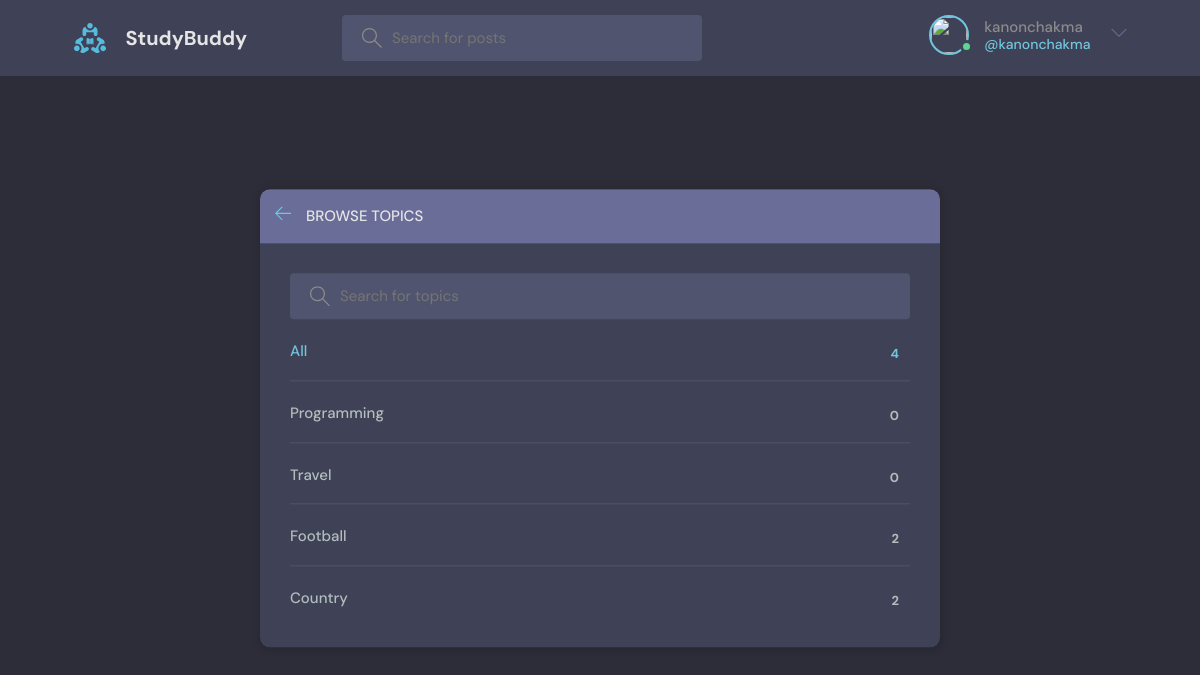
The app's page /topics/ (signed in) with its own data.
### base/models.py (models this page shows, shortened)
class Topic(models.Model):
    name = models.CharField(max_length=200)

### base/views.py (the view)
# urls.py: path("topics/", topicsPage, name="topics"),
def topicsPage(request):
    q = request.GET.get("q") if request.GET.get("q") != None else ""
    topics = Topic.objects.filter(name__icontains=q)
    return render(request, "base/topics.html", {"topics": topics})

### base/templates/base/topics.html (shortened to what this page needs)
{% extends 'main.html' %}
{% block content %}
<main class="create-room layout">
  <div class="container">
    <div class="layout__box">
      <div class="layout__boxHeader">
        <div class="layout__boxTitle">
          <a href="{% url 'home' %}">
            <svg version="1.1" xmlns="http://www.w3.org/2000/svg" width="32" height="32" viewBox="0 0 32 32">
              <title>arrow-left</title>
              <path
                d="M13.723 2.286l-13.723 13.714 13.719 13.714 1.616-1.611-10.96-10.96h27.625v-2.286h-27.625l10.965-10.965-1.616-1.607z">
              </path>
            </svg>
          </a>
          <h3>Browse Topics</h3>
        </div>
      </div>
      <div class="topics-page layout__body">
        <form action="" method="GET" class="header__search">
          <label>
            <input name="q" placeholder="Search for topics" />
          </label>
        </form>
        <ul class="topics__list">
          <li>
            <a href="{% url 'topics' %}" class="active">All <span>{{topics.count}}</span></a>
          </li>
          {% for topic in topics %}
          <li>
            <a href="{% url 'home' %}?q={{topic.name}}">{{ topic.name }} <span>{{topic.room_set.all.count}}</span></a>
          </li>
          {% endfor %}
        </ul>
      </div>
    </div>
  </div>
</main>
{% endblock content %}

### templates/main.html (shortened to what this page needs)
<!DOCTYPE html>
{% load static %}
<html lang="en">
<head>
    <link rel="stylesheet" href="{% static 'styles/style.css' %}" />
</head>
<body>
    {% include 'navbar.html' %}
    {% block content %}
    {% endblock %}
</body>

### templates/navbar.html (shortened to what this page needs)
{% load static %}
<header class="header header--loggedIn">
    <div class="container">
        <a href="{% url 'home' %}" class="header__logo">
            <img src="{% static 'images/logo.svg' %}" />
            <h1>StudyBuddy</h1>
        </a>
        <form class="header__search" method="GET" action="{% url 'home' %}">
            <label>
                <input name="q" placeholder="Search for posts" />
            </label>
        </form>
        <nav class="header__menu">
            {% if request.user.is_authenticated %}
            <div class="header__user">
                <a href="{% url 'update-user' %}">
                    <div class="avatar avatar--medium active">
                        <img src="{{request.user.avatar.url}}" />
                    </div>
                    <p>{{request.user.username}} <span>@{{request.user.username}}</span></p>
                </a>
                <button class="dropdown-button">
                    <svg version="1.1" xmlns="http://www.w3.org/2000/svg" width="32" height="32" viewBox="0 0 32 32">
                        <title>chevron-down</title>
                        <path d="M16 21l-13-13h-3l16 16 16-16h-3l-13 13z"></path>
                    </svg>
                </button>
            </div>
            {% else %}
            <a href="{% url 'login' %}">
                <img src="{% static 'images/avatar.svg' %}" />
                <p>Login</p>
            </a>
            {% endif %}
        </nav>
    </div>
</header>

### static/styles/style.css (style rules this page uses)
:root { --color-main: #71c6dd; --color-main-light: #e1f6fb; --color-dark: #3f4156; --color-dark-medium: #51546e; --color-dark-light: #696d97; --color-light: #e5e5e5; --color-gray: #8b8b8b; --color-light-gray: #b2bdbd; --color-bg: #2d2d39; --color-success: #5dd693; --color-error: #fc4b0b; }
* { font-family: "DM Sans", -apple-system, BlinkMacSystemFont, "Segoe UI", Roboto, Oxygen, Ubuntu, Cantarell, "Open Sans", "Helvetica Neue", sans-serif; margin: 0; padding: 0; box-sizing: border-box; text-rendering: optimizeLegibility; font-size: inherit; }
html { font-size: 56.25%; }
@media only screen and (min-width: 1200px) { html { font-size: 62.5%; } }
body { line-height: 1.6; font-weight: 400; font-size: 1.5rem; color: var(--color-light-gray); background-color: var(--color-bg); min-height: 100vh; }
img { width: 100%; }
a { display: inline-block; color: var(--color-main); text-decoration: none; }
.container { max-width: 120rem; width: 90%; margin: auto; }
.avatar { position: relative; display: inline-block; border-radius: 50%; border: 2px solid var(--color-main); }
.avatar img { display: block; border-radius: 50%; object-fit: cover; object-position: center; }
.avatar::after { content: ""; display: block; position: absolute; background-color: var(--color-gray); z-index: 111; border-radius: 50%; border: 0.3rem solid var(--color-dark); }
.avatar.active::after { background-color: var(--color-success); }
.avatar.avatar--medium img { width: 3.6rem; height: 3.6rem; border-radius: 50%; }
.avatar.avatar--medium:after { width: 0.7rem; height: 0.7rem; bottom: 0px; right: -6px; }
.header { padding: 1.5rem; background-color: var(--color-dark); }
.header > .container { display: flex; gap: 9.5rem; }
.header__logo, .header__user { display: flex; gap: 2rem; align-items: center; }
.header__logo > img { height: 3.2rem; width: 3.2rem; }
.header__logo > h1 { font-weight: 700; font-size: 2rem; color: var(--color-light); }
.header__search > label { background-color: var(--color-dark-medium); padding: 1.3rem 1rem; display: flex; align-items: center; gap: 1rem; border-radius: 4px; }
.header__search svg { fill: var(--color-gray); width: 2rem; height: 2rem; margin-left: 1rem; }
.header__search input { width: 30rem; background: transparent; border: none; outline: none; color: var(--color-light); }
.header__menu { margin-left: auto; position: relative; }
.header__menu a { display: flex; gap: 1.5rem; align-items: center; font-weight: 500; text-decoration: none; color: var(--color-gray); }
.header__menu img { height: 3.6rem; }
.header__menu p { line-height: 1.2; }
.header__menu span { color: var(--color-main); font-weight: 500; font-size: 1.4rem; display: block; }
.header__menu svg { width: 1.6rem; height: 1.6rem; fill: var(--color-dark-light); }
.dropdown-button { background: transparent; border: 0; outline: 0; cursor: pointer; }
.layout { margin-top: 2.4rem; }
.layout > .container { display: flex; justify-content: space-between; align-items: flex-start; }
.layout__box { width: 90%; max-width: 48rem; min-height: 40rem; position: absolute; top: 50%; left: 50%; transform: translate(-50%, -46%); background-color: var(--color-dark); border-radius: 1rem; box-shadow: 1px 1px 6px 3px rgba(0, 0, 0, 0.1); overflow: hidden; }
.layout__boxHeader { display: flex; padding: 1.5rem; background-color: var(--color-dark-light); }
.layout__boxTitle { display: flex; gap: 1.5rem; align-items: center; }
.layout__boxTitle h3 { text-transform: uppercase; font-weight: 500; color: var(--color-light); }
.layout__boxTitle svg { width: 1.6rem; height: 1.6rem; fill: var(--color-main); }
.layout__body { margin: 3rem; }
.topics__list { list-style: none; }
.topics__list li a { display: flex; justify-content: space-between; margin-bottom: 3rem; font-weight: 500; color: var(--color-light-gray); transition: all 0.3s ease-in-out; }
.topics__list li a.active, .topics__list li a:hover { color: var(--color-main); }
.topics__list li a span { padding: 0.5rem 1rem; background-color: var(--color-dark); border-radius: 3px; font-size: 1.3rem; font-weight: 700; letter-spacing: 1px; }
.topics-page .topics__list li:not(:last-child) a { margin: 2rem 0; padding-bottom: 1rem; text-decoration: none; border-bottom: 1px solid var(--color-dark-medium); }
.topics-page .header__search { display: block; }
.create-room.layout .layout__box { max-width: 68rem; }

### records on screen
Topic: name "Programming", room_set.all.count "0"
Topic: name "Travel", room_set.all.count "0"
Topic: name "Football", room_set.all.count "2"
Topic: name "Country", room_set.all.count "2"

### other values on screen
{{ request.user.username }} "kanonchakma"
{{ topics.count }} "4"
